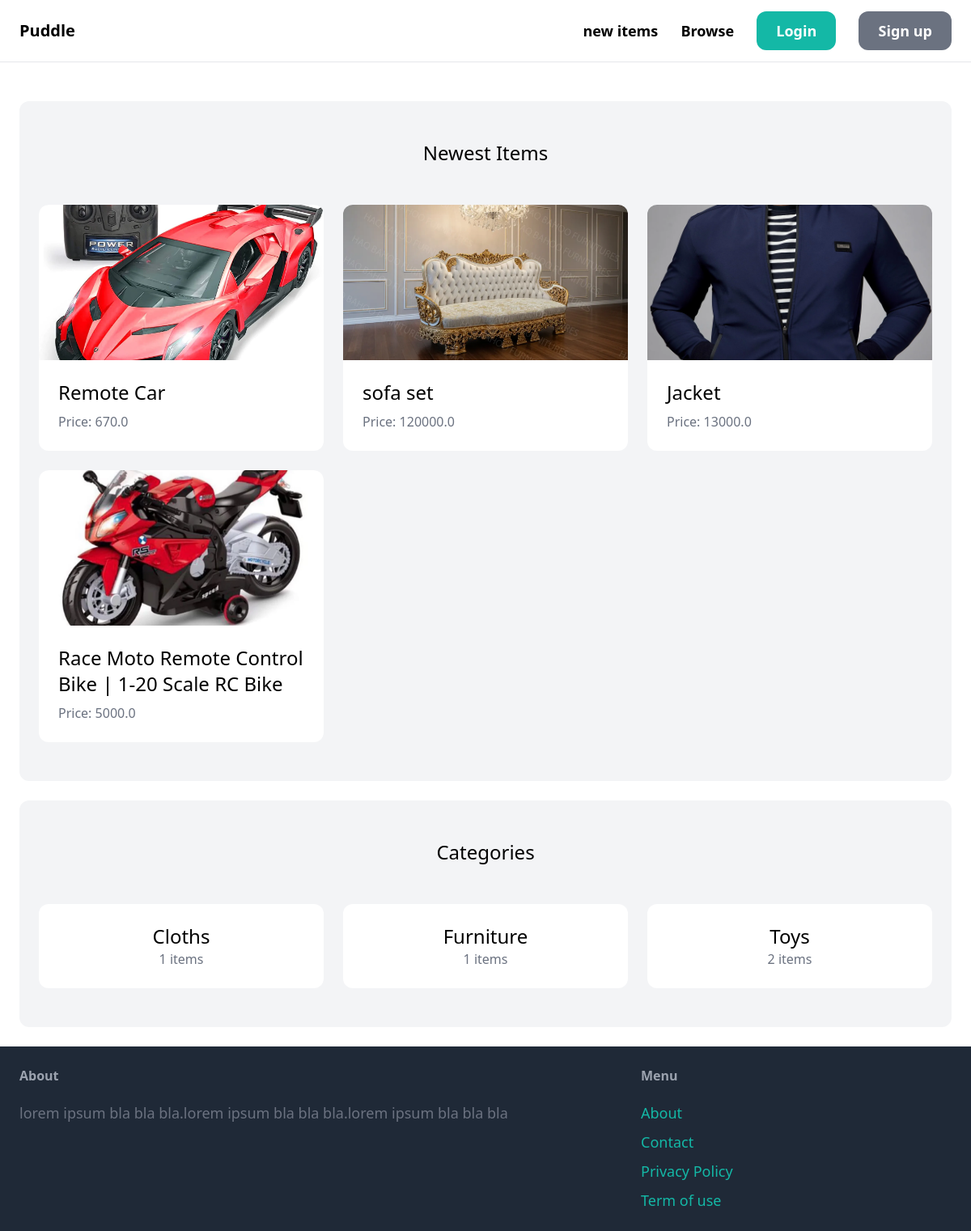
Before: / with the older database file.
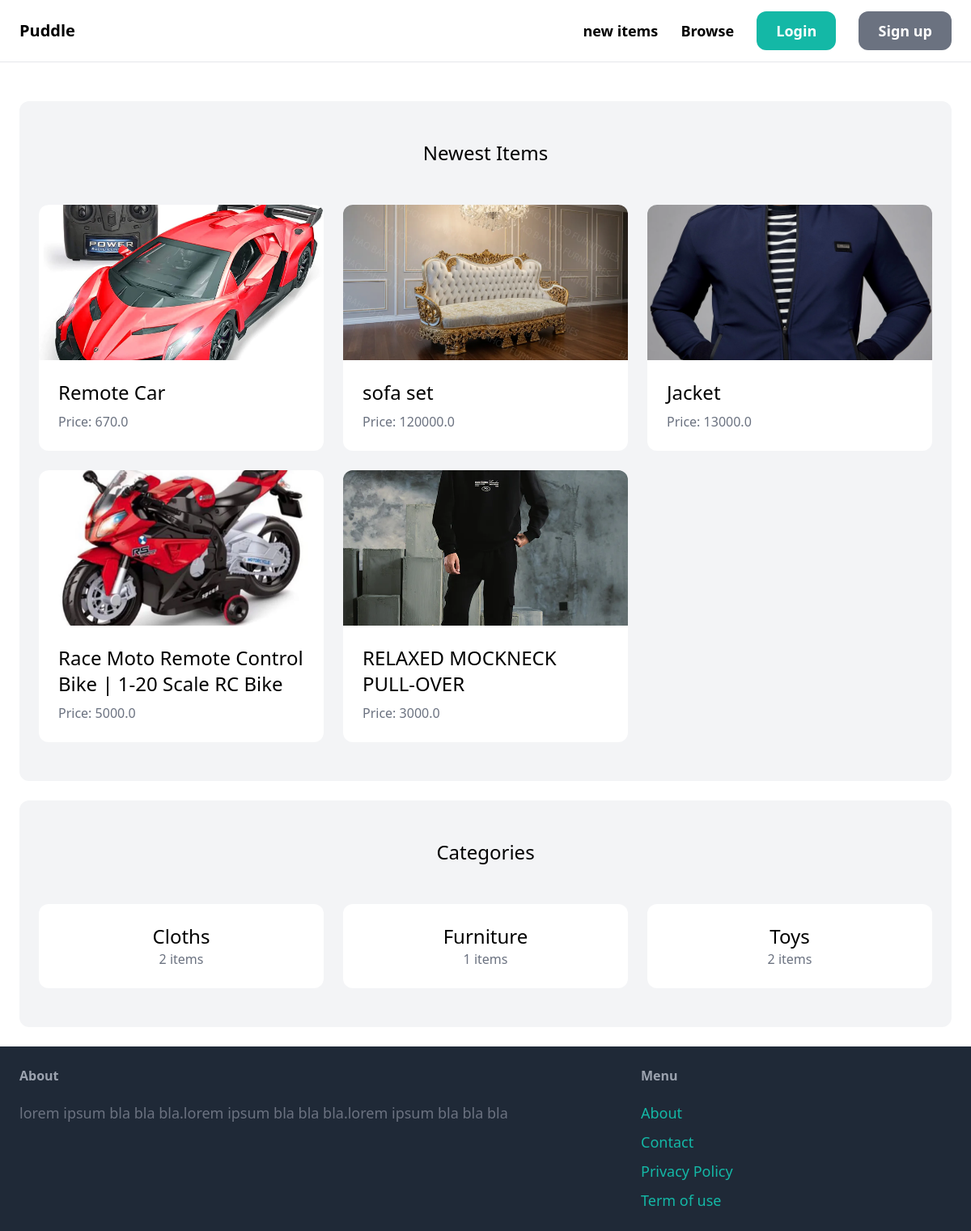
After: the same page with the newer database file.
### item/models.py (models this page shows, shortened)
class Item(models.Model):
    Category=models.ForeignKey(Category,related_name='item',on_delete=models.CASCADE)
    name=models.CharField(max_length=255)
    description=models.TextField(blank=True,null=True)
    price=models.FloatField()
    image=models.ImageField(upload_to='items_images',blank=True,null=True)
    is_sold=models.BooleanField(default=False)
    created_by=models.ForeignKey(User,related_name='item',on_delete=models.CASCADE)
    created_at=models.DateTimeField(auto_now_add=True)

class Category(models.Model):
    name=models.CharField(max_length=255)
    class Meta:
        ordering=('name',)
        verbose_name_plural='Categories'

### core/views.py (the view)
# urls.py: path('',views.index,name='index'),
def index(request):
    items=Item.objects.filter(is_sold=False)[0:6]
    categories=Category.objects.all()
    return render(request,'core/index.html',{
                  'categories':categories,
                  'items':items
                  })

### core/templates/core/index.html (shortened to what this page needs)
{% extends "core/base.html" %}
{% block content %}
<div class="mt-6 px-6 py-12 bg-gray-100 rounded-xl">
    <h2 class="mb-12 text-2xl text-center">Newest Items</h2>
    <div class="grid grid-cols-1 md:grid-cols-3 gap-6">
        {% for item in items %}
        <a href="{% url 'item:detail' item.id %}" class="bg-white rounded-xl overflow-hidden hover:shadow-md transition h-full flex flex-col">
            <div class="h-48 bg-gray-200">
                {% if item.image %}
                <img src="{{item.image.url}}" class="w-full h-full object-cover">
                {% endif %}
            </div>
            <div class="p-6 flex flex-col gap-2">
                <h2 class="text-2xl">{{item.name}}</h2>
                <p class="text-gray-500">Price: {{item.price}}</p>
            </div>
        </a>
        {% endfor %}
    </div>
</div>
<div class="mt-6 px-6 py-12 bg-gray-100 rounded-xl">
    <h2 class="mb-12 text-2xl text-center">Categories</h2>
    <div class="grid grid-cols-1 md:grid-cols-3 gap-6">
            {% for category in categories %}
            <a href="#" class="bg-white rounded-xl p-6 text-center hover:shadow-md transition h-full flex flex-col justify-center">
                <h3 class="text-2xl">{{category.name}}</h3>
                <p class="text-gray-500">{{category.item.count}} items</p>
            </a>
        {% endfor %}
    </div>
</div>
{%endblock %}

### core/templates/core/base.html (shortened to what this page needs)
<!DOCTYPE html>
<html lang="en">
    <head>
        <script src="https://cdn.tailwindcss.com"></script>
    </head>
    <body>
        <nav class="py-6 px-6 flex justify-between items-center border-b border-gray-200">
            <a href="/" class="text-xl font-semibold" >Puddle</a>
            <div class="space-x-6">
               <a href="{% url 'item:new' %}" class="text-lg font-semibold hover:text-gray-500"> new items</a>
               <a href="{% url 'item:items' %}" class="text-lg font-semibold hover:text-gray-500">Browse</a>
               {% if request.user.is_authenticated %}
                <a href="#" class="px-6 py-3 text-lg font-semibold bg-red-500 text-white rounded-xl hover:bg-red-700 ">Inbox</a>
                <a href="{% url 'dashboard:index' %}" class="px-6 py-3 text-lg font-semibold bg-red-500 text-white rounded-xl hover:bg-red-700 ">Dashboard</a>
                {% else %}
                  <a href="{% url 'core:login' %}" class="px-6 py-3 text-lg font-semibold bg-teal-500 text-white rounded-xl hover:bg-teal-700 ">Login</a>
                  <a href="{% url 'core:signup' %}" class="px-6 py-3 text-lg font-semibold bg-gray-500 text-white rounded-xl hover:bg-gray-700 ">Sign up</a>
                {% endif %}
            </div>
        </nav>
        <div class="px-6 py-6">
            {% block content %}
            {% endblock %}
        </div>
        <footer class="py-6 px-6 flex justify-between bg-gray-800">
            <div class="w-2/3 pr-10">
                <h3 class="mb-5 font-semibold text-gray-400">About</h3>
                <p class="text-lg text-gray-500">
                    lorem ipsum bla bla bla.lorem ipsum bla bla bla.lorem ipsum bla bla bla
                </p>
            </div>
            <div class="w-1/3">
                <h3 class="mb-5 font-semibold text-gray-400">Menu</h3>
                <ul class="space-y-2">
                    <li><a href="#" class="text-lg text-teal-500 hover:text-teal-700">About</a></li>
                    <li><a href="{% url 'core:contact' %}" class="text-lg text-teal-500 hover:text-teal-700">Contact</a></li>
                    <li><a href="#" class="text-lg text-teal-500 hover:text-teal-700">Privacy Policy</a></li>
                    <li><a href="#" class="text-lg text-teal-500 hover:text-teal-700">Term of use</a></li>
                </ul>
            </div>
        </footer>
    </body>
</html>

Changed rows visible on the page:
added Item: image (picture), name "RELAXED MOCKNECK PULL-OVER", price "3000.0"
computed for Category "Cloths": item.count "1" → "2"
